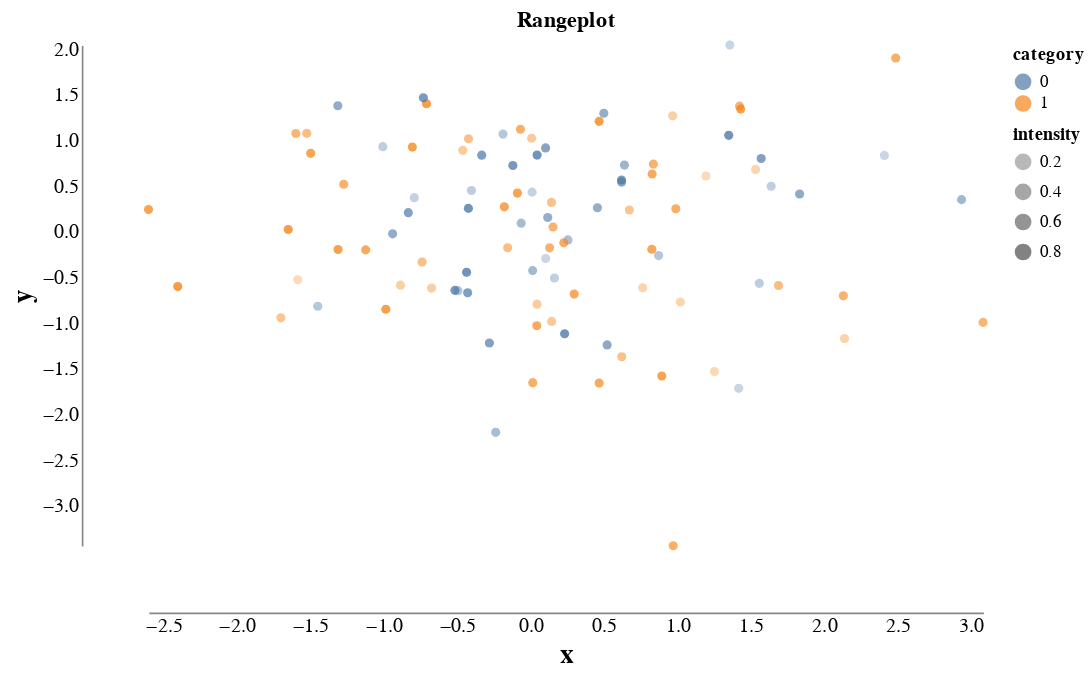

This figure's notebook cell:
### Markdown cell above
Then, we create a scatterplot and adjust the axes as recommended by Tufte. 
We remove grids and ticks, as is common in Tufte-style plots.
As Altair's default font size is rather small, we increase it.

### Code cell
import altair as alt

alt.Chart(df, title="Rangeplot").mark_point(filled=True).encode(
    alt.X('x',
      axis=alt.Axis(
          offset=40, 
          grid=False, 
          ticks=False, 
          labelFontSize=12,
          titleFontSize=16
      ),
      scale=alt.Scale(domain=[df.x.min(), df.x.max()], nice=False)
    ),
    alt.Y('y',
      axis=alt.Axis(
          offset=40, 
          grid=False, 
          ticks=False, 
          labelFontSize=12,
          titleFontSize=16
      ),
      scale=alt.Scale(domain=[df.y.min(), df.y.max()], nice=False)
    ),
    opacity='intensity',
    color=alt.Color('category:N')
).properties(
  height=300,
  width=500
).configure_view(
    stroke=None,
)

### Figure 1 — Vega-Lite specification as saved in the notebook (floating-point values rounded to 4 significant figures)
{"config": {"view": {"continuousWidth": 300, "continuousHeight": 300, "stroke": null}}, "data": {"name": "data-4e68bc279c398df920fb0da4a2461de7"}, "mark": {"type": "point", "filled": true}, "encoding": {"color": {"field": "category", "type": "nominal"}, "opacity": {"field": "intensity", "type": "quantitative"}, "x": {"axis": {"grid": false, "labelFontSize": 12, "offset": 40, "ticks": false, "titleFontSize": 16}, "field": "x", "scale": {"domain": [-2.602, 3.082], "nice": false}, "type": "quantitative"}, "y": {"axis": {"grid": false, "labelFontSize": 12, "offset": 40, "ticks": false, "titleFontSize": 16}, "field": "y", "scale": {"domain": [-3.447, 2.034], "nice": false}, "type": "quantitative"}}, "height": 300, "title": "Rangeplot", "width": 500, "$schema": "https://vega.github.io/schema/vega-lite/v5.20.1.json", "datasets": {"data-4e68bc279c398df920fb0da4a2461de7": [{"x": 1.195, "y": 0.6009, "category": 1, "intensity": 0.01712}, {"x": 1.35, "y": 1.046, "category": 0, "intensity": 0.983}, {"x": -0.6737, "y": -0.6259, "category": 1, "intensity": 0.2086}, {"x": -0.9853, "y": -0.8575, "category": 1, "intensity": 0.9435}, {"x": -0.7084, "y": 1.392, "category": 1, "intensity": 0.98}, {"x": 2.936, "y": 0.3422, "category": 0, "intensity": 0.4331}, {"x": -1.272, "y": 0.5107, "category": 1, "intensity": 0.6885}, {"x": 0.4557, "y": 0.2529, "category": 0, "intensity": 0.6033}, {"x": 1.689, "y": -0.5978, "category": 1, "intensity": 0.4978}, {"x": 0.1632, "y": -0.5159, "category": 0, "intensity": 0.1087}, {"x": 0.2553, "y": -0.09899, "category": 0, "intensity": 0.3369}, {"x": 1.418, "y": -1.724, "category": 0, "intensity": 0.01705}, {"x": 1.021, "y": -0.7781, "category": 1, "intensity": 0.08921}, {"x": -1.7, "y": -0.9517, "category": 1, "intensity": 0.351}, {"x": -0.7296, "y": 1.457, "category": 0, "intensity": 0.884}, {"x": 0.8723, "y": -0.2703, "category": 0, "intensity": 0.248}, {"x": 1.639, "y": 0.4892, "category": 0, "intensity": 0.1095}, {"x": 1.558, "y": -0.5742, "category": 0, "intensity": 0.1476}, {"x": 1.533, "y": 0.673, "category": 1, "intensity": 0.1052}, {"x": -0.5146, "y": -0.6511, "category": 0, "intensity": 0.8982}, {"x": -0.4355, "y": -0.4524, "category": 0, "intensity": 0.9925}, {"x": -0.8049, "y": 0.9176, "category": 1, "intensity": 0.9275}, {"x": 0.04479, "y": 0.8299, "category": 0, "intensity": 0.9785}, {"x": 0.4673, "y": -1.666, "category": 1, "intensity": 0.7768}, {"x": -0.0683, "y": 1.113, "category": 1, "intensity": 0.6999}, {"x": 0.1532, "y": 0.04319, "category": 1, "intensity": 0.6435}, {"x": 0.9895, "y": 0.243, "category": 1, "intensity": 0.7284}, {"x": -0.06363, "y": 0.08469, "category": 0, "intensity": 0.393}, {"x": 0.1302, "y": -0.1852, "category": 1, "intensity": 0.6507}, {"x": 0.01078, "y": 0.4244, "category": 0, "intensity": 0.06532}, {"x": 0.9718, "y": -3.447, "category": 1, "intensity": 0.7004}, {"x": 0.8367, "y": 0.7311, "category": 1, "intensity": 0.6597}, {"x": -0.2372, "y": -2.205, "category": 0, "intensity": 0.3824}, {"x": 0.1171, "y": 0.1463, "category": 0, "intensity": 0.5879}, {"x": -0.1201, "y": 0.716, "category": 0, "intensity": 0.9156}, {"x": -0.9394, "y": -0.03221, "category": 0, "intensity": 0.6116}, {"x": 0.5219, "y": -1.248, "category": 0, "intensity": 0.6767}, {"x": 0.6214, "y": -1.378, "category": 1, "intensity": 0.424}, {"x": 0.4673, "y": 1.199, "category": 1, "intensity": 0.9877}, {"x": 0.1442, "y": -0.9909, "category": 1, "intensity": 0.2924}, {"x": 1.833, "y": 0.4043, "category": 0, "intensity": 0.6349}, {"x": -1.524, "y": 1.068, "category": 1, "intensity": 0.4861}, {"x": 0.6731, "y": 0.2289, "category": 1, "intensity": 0.3614}, {"x": 0.7637, "y": -0.6229, "category": 1, "intensity": 0.1023}, {"x": 0.8263, "y": -0.2005, "category": 1, "intensity": 0.8326}, {"x": -0.4224, "y": 1.009, "category": 1, "intensity": 0.4247}, {"x": -0.8322, "y": 0.1998, "category": 0, "intensity": 0.7886}, {"x": 0.8285, "y": 0.6229, "category": 1, "intensity": 0.7781}, {"x": -0.4612, "y": 0.8821, "category": 1, "intensity": 0.2562}, {"x": 1.571, "y": 0.792, "category": 0, "intensity": 0.8103}, {"x": -0.8856, "y": -0.5943, "category": 1, "intensity": 0.2011}, {"x": 2.131, "y": -0.7109, "category": 1, "intensity": 0.6495}, {"x": -1.497, "y": 0.8494, "category": 1, "intensity": 0.881}, {"x": -1.311, "y": -0.2031, "category": 1, "intensity": 0.9259}, {"x": -0.7918, "y": 0.364, "category": 0, "intensity": 0.07824}, {"x": 0.2266, "y": -0.1307, "category": 1, "intensity": 0.7598}, {"x": -0.2799, "y": -1.228, "category": 0, "intensity": 0.787}, {"x": 0.6397, "y": 0.7205, "category": 0, "intensity": 0.497}, {"x": 2.139, "y": -1.178, "category": 1, "intensity": 0.1505}, {"x": 0.8943, "y": -1.588, "category": 1, "intensity": 0.8849}, {"x": 0.6197, "y": 0.5573, "category": 0, "intensity": 0.8747}, {"x": 1.431, "y": 1.333, "category": 1, "intensity": 0.9075}, {"x": 0.01526, "y": -1.661, "category": 1, "intensity": 0.7012}, {"x": -0.4944, "y": -0.6545, "category": 0, "intensity": 0.2808}, {"x": 0.9681, "y": 1.26, "category": 1, "intensity": 0.1879}, {"x": -0.1556, "y": -0.184, "category": 1, "intensity": 0.4765}, {"x": 0.1028, "y": 0.9085, "category": 0, "intensity": 0.753}, {"x": -0.1873, "y": 1.06, "category": 0, "intensity": 0.2338}, {"x": -0.1783, "y": 0.2633, "category": 1, "intensity": 0.8456}, {"x": 0.4993, "y": 1.288, "category": 0, "intensity": 0.6045}, {"x": -0.4281, "y": -0.6769, "category": 0, "intensity": 0.8254}, {"x": 0.2322, "y": -1.127, "category": 0, "intensity": 0.9812}, {"x": -2.403, "y": -0.6096, "category": 1, "intensity": 0.9943}, {"x": -0.4024, "y": 0.4422, "category": 0, "intensity": 0.1449}, {"x": -1.312, "y": 1.371, "category": 0, "intensity": 0.6177}, {"x": -0.08929, "y": 0.4137, "category": 1, "intensity": 0.9093}, {"x": 0.1033, "y": -0.3016, "category": 0, "intensity": 0.01945}, {"x": -0.7384, "y": -0.3403, "category": 1, "intensity": 0.4513}, {"x": -2.602, "y": 0.2338, "category": 1, "intensity": 0.8958}, {"x": 0.2972, "y": -0.692, "category": 1, "intensity": 0.8006}, {"x": 1.424, "y": 1.366, "category": 1, "intensity": 0.6405}, {"x": 0.04302, "y": -1.038, "category": 1, "intensity": 0.7877}, {"x": -1.586, "y": -0.5343, "category": 1, "intensity": 0.005299}, {"x": -1.598, "y": 1.067, "category": 1, "intensity": 0.611}, {"x": -1.006, "y": 0.9223, "category": 0, "intensity": 0.1329}, {"x": 3.082, "y": -1.002, "category": 1, "intensity": 0.609}, {"x": 1.358, "y": 2.034, "category": 0, "intensity": 0.02138}, {"x": 1.253, "y": -1.539, "category": 1, "intensity": 0.04431}, {"x": 0.01454, "y": -0.4349, "category": 0, "intensity": 0.4447}, {"x": 0.1428, "y": 0.312, "category": 1, "intensity": 0.4104}, {"x": -0.4232, "y": 0.2464, "category": 0, "intensity": 0.9884}, {"x": 0.6204, "y": 0.5345, "category": 0, "intensity": 0.742}, {"x": -0.3324, "y": 0.8293, "category": 0, "intensity": 0.8288}, {"x": 0.04442, "y": -0.8021, "category": 1, "intensity": 0.2459}, {"x": -1.449, "y": -0.8247, "category": 0, "intensity": 0.2362}, {"x": -1.123, "y": -0.2076, "category": 1, "intensity": 0.8079}, {"x": 2.41, "y": 0.8262, "category": 0, "intensity": 0.007639}, {"x": -1.65, "y": 0.01502, "category": 1, "intensity": 0.9933}, {"x": 2.487, "y": 1.893, "category": 1, "intensity": 0.714}, {"x": 0.007402, "y": 1.014, "category": 1, "intensity": 0.2721}]}}
